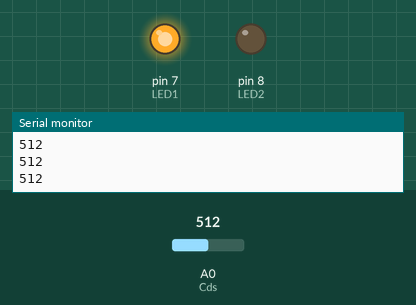
This sketch was run on a simulated Arduino Uno, built with avr-gcc and run on an emulated ATmega328P. Shown: output pins drawn as LEDs (lit = HIGH), the last lines printed to the serial monitor. The inputs (shaded band) are chosen by the test bench; at power-on: A0 (Cds) = 512.

Above: at 1.2 s.
1.3 s: A0 (Cds) set to 411
2.8 s: A0 (Cds) set to 387
At 4.0 s:
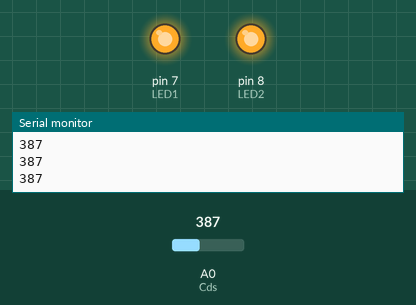
4.3 s: A0 (Cds) set to 710
At 5.5 s:
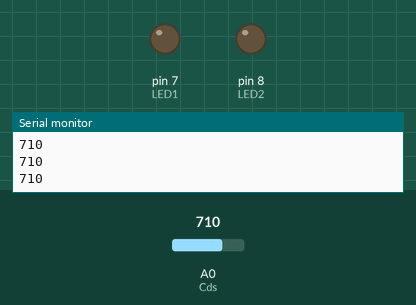
5.8 s: A0 (Cds) set to 694
At 6.8 s:
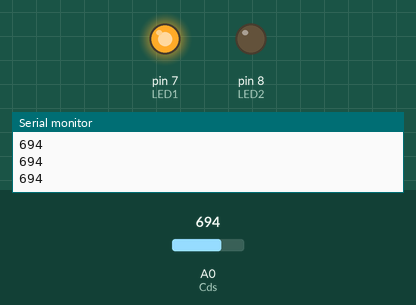
7.3 s: A0 (Cds) set to 716
At 8.1 s:
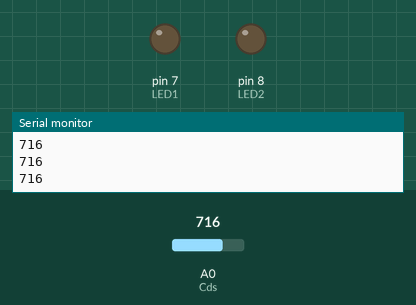
Timing chart, 0 to 9.8 s (numbered marks = the images above; inputs shaded):
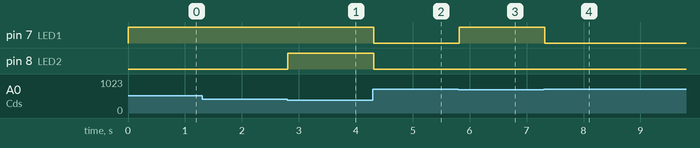

The sketch:

s1410832041_HW5.ino
```cpp
/* 定義 LED 腳位 */
const byte LED1 = 7;
const byte LED2 = 8;

/* 定義光敏電阻腳位 */
const byte Cds = A0;

void setup() {
  Serial.begin(9600);
  pinMode(LED1, OUTPUT);
  pinMode(LED2, OUTPUT);
}

void loop() {
  int val;
  val = analogRead(Cds);
  Serial.println(val);
  if (val <= 400) {
    /* 非常暗 */
    digitalWrite(LED1, HIGH);
    digitalWrite(LED2, HIGH);
  } else if (val > 400 && val <= 700) {
    /*普通暗*/
    digitalWrite(LED1, HIGH);
    digitalWrite(LED2, LOW);
  } else if (val > 700) {
    /*天亮*/
    digitalWrite(LED1, LOW);
    digitalWrite(LED2, LOW);
  }
  delay(100);
}
```

Measured:
- the behaviour switches between 401 and 400 on A0 (Cds) (found by bisection; images 0 and 1)
- the behaviour switches between 701 and 700 on A0 (Cds) (found by bisection; images 2 and 3)
- after the input at 2.8 s, pin 8 (LED2): LOW → HIGH at once
- after the input at 4.3 s, pin 7 (LED1), pin 8 (LED2): HIGH → LOW at once
- after the input at 5.8 s, pin 7 (LED1): LOW → HIGH at once
- after the input at 7.3 s, pin 7 (LED1): HIGH → LOW at once
